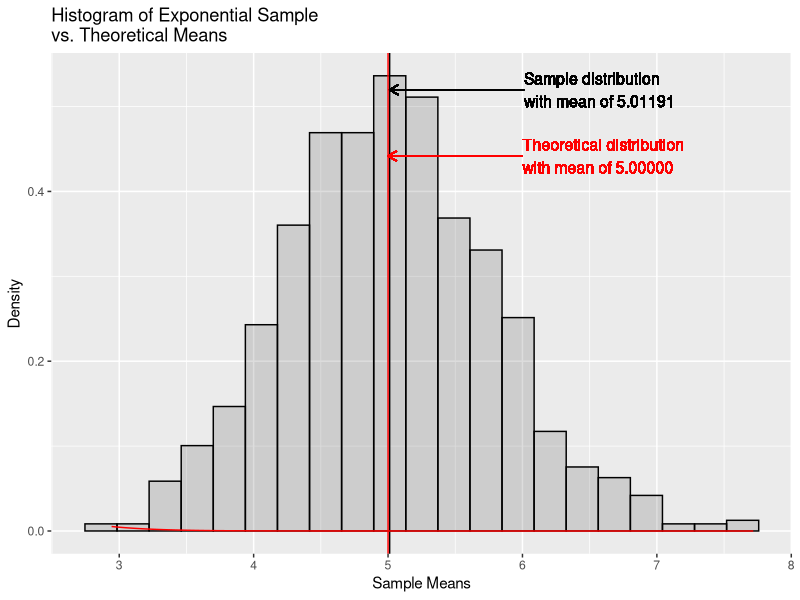
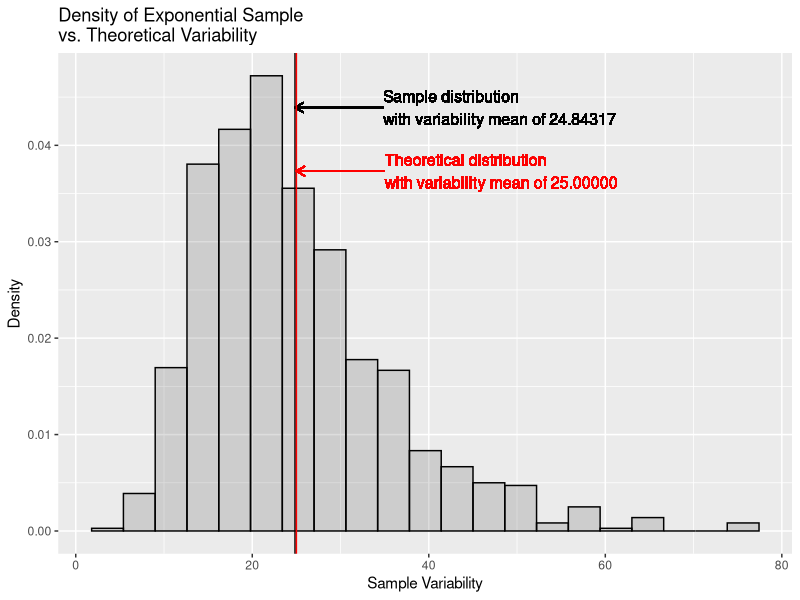

Here is the R script that generated these plots, in order: (Note: this script raises an error after producing the figures.)
## ---- chunk 1
library(grid)       # Plotting graphics (arrow)
library(ggplot2)    # Plotting (ggplot etc.)
## ---- chunk 2
set.seed(123)
n <- 40
lambda <- 0.2
nSim <- 1000

exps <- NULL
means <- NULL
vars <- NULL

for (i in 1:nSim){
    exp <- rexp(n, lambda)
    exps <- cbind(exps, exp)
    means <- c(means, mean(exp))
    vars <- c(vars, sd(exp) ^ 2)
}

tMean <- 1 / lambda
tSD <- 1 / lambda
tSE <- tSD / sqrt(n)
tVar <- tSD ^ 2
## ---- chunk 3
plot1 <- ggplot(
    as.data.frame(means)
    ,aes(x = means)
) + geom_histogram(
    alpha = .20
    ,binwidth = (range(means)[2] - range(means)[1]) / 20
    ,color = "black"
    ,aes(y = ..density..)    
) + geom_vline( # Sample distribution mean line
    xintercept = mean(means)
) + geom_segment( # Sample distribution mean arrow
    aes(
        x = mean(means) + 1
        ,xend = mean(means)
        ,y = max(density(means)$y)
        ,yend = max(density(means)$y) 
    )
    ,arrow = arrow(length = unit(.1,"in"), ends = "last")
) + geom_text( # Sample distribution mean label
    aes(
        x = mean(means) + 1
        ,y = max(density(means)$y)
        ,label = paste(
            "Sample distribution\nwith mean of"
            ,sprintf("%.5f", mean(means))
        )
    )
    ,color = "black"
    ,size = 4
    ,hjust = 0    
) + stat_function(
    fun = dnorm
    ,arg = list(mean = tSD)
    ,color = "red"
) + geom_vline( # Theoretical distribution variability line
    xintercept = tSD
    ,color = "red"
) + geom_segment( # Theoretical distribution variability arrow
    aes(
        x = tSD + 1
        ,xend = tSD
        ,y = max(density(means)$y) * .85
        ,yend = max(density(means)$y) * .85 
    )
    ,arrow = arrow(length = unit(.1,"in"), ends = "last")
    ,color = "red"
) + geom_text( # Theoretical distribution mean label
    aes(
        x = tSD + 1
        ,y = max(density(means)$y) * .85
        ,label = paste(
            "Theoretical distribution\nwith mean of"
            ,sprintf("%.5f",tMean)
        )
    )
    ,color = "red"
    ,size = 4
    ,hjust = 0    
) + labs(
    title = "Histogram of Exponential Sample\nvs. Theoretical Means"
    ,x = "Sample Means"
    ,y = "Density"
)
print(plot1)
## ---- chunk 4
plot2 <- ggplot(
    as.data.frame(vars)
    ,aes(x = vars)
) + geom_histogram(
    alpha = .20
    ,binwidth = (range(vars)[2] - range(vars)[1]) / 20
    ,color = "black"
    ,aes(y = ..density..)    
) + geom_vline( # Sample distribution mean line
    xintercept = mean(vars)
) + geom_segment( # Sample distribution mean arrow
    aes(
        x = mean(vars) + 10
        ,xend = mean(vars)
        ,y = max(density(vars)$y)
        ,yend = max(density(vars)$y) 
    )
    ,arrow = arrow(length = unit(.1,"in"), ends = "last")
) + geom_text( # Sample distribution variability label
    aes(
        x = mean(vars) + 10
        ,y = max(density(vars)$y)
        ,label = paste(
            "Sample distribution\nwith variability mean of"
            ,sprintf("%.5f", mean(vars))
        )
    )
    ,color = "black"
    ,size = 4
    ,hjust = 0    
#  ) + stat_function(
#      fun = dnorm
#      ,arg = list(mean = tVar)
     ,color = "red"
) + geom_vline( # Theoretical distribution variability line
    xintercept = tVar
    ,color = "red"
) + geom_segment( # Theoretical distribution variability arrow
    aes(
        x = tVar + 10
        ,xend = tVar
        ,y = max(density(vars)$y) * .85
        ,yend = max(density(vars)$y) * .85
    )
    ,arrow = arrow(length = unit(.1,"in"), ends = "last")
    ,color = "red"
) + geom_text( # Theoretical distribution variability label
    aes(
        x = tVar + 10
        ,y = max(density(vars)$y) * .85
        ,label = paste(
            "Theoretical distribution\nwith variability mean of"
            ,sprintf("%.5f",tVar)
        )
    )
    ,color = "red"
    ,size = 4
    ,hjust = 0    
) + labs(
    title = "Density of Exponential Sample\nvs. Theoretical Variability"
    ,x = "Sample Variability"
    ,y = "Density"
)
print(plot2)
## ---- chunk 5
plot3 <- qplot(
    means
    ,geom = "density"
    ,main = "Density of Means for Exponential Variables:\nSample vs. Theoretical Values"
    ,xlab = "Sample Mean"
    ,ylab = "Density"
) + geom_vline( # Sample distribution mean line
    xintercept = mean(means)
) + geom_segment( # Sample distribution mean arrow
    aes(
        x = mean(means) + 1
        ,xend = mean(means)
        ,y = max(density(means)$y)
        ,yend = max(density(means)$y) 
    )
    ,arrow = arrow(length = unit(.1,"in"), ends = "last")
) + geom_text( # Sample distribution mean label
    aes(
        x = mean(means) + 1
        ,y = max(density(means)$y)
        ,label = paste(
            "Sample distribution\nwith mean of"
            ,sprintf("%.5f", mean(means))
        )
    )
    ,color = "black"
    ,size = 4
    ,hjust = 0
) + stat_function( # Theoretical (normal) distribution
    fun = dnorm
    ,color = "red"
    ,arg = list(mean = tMean)
) + geom_vline( # Theoretical distribution mean line
    xintercept = tMean
    ,color = "red"
) + geom_segment( # Theoretical distribution mean arrow
    aes(
        x = tMean + 1
        ,xend = tMean
        ,y = .4
        ,yend = .4 
    )
    ,arrow = arrow(length = unit(.1,"in"), ends = "last")
    ,color = "red"
) + geom_text( # Theoretical distribution mean label
    aes(
        x = tMean + 1
        ,y = .4
        ,label = paste(
            "Theoretical distribution\nwith mean of"
            ,sprintf("%.5f",tMean)
        )
    )
    ,color = "red"
    ,size = 4
    ,hjust = 0
)
print(plot3)
